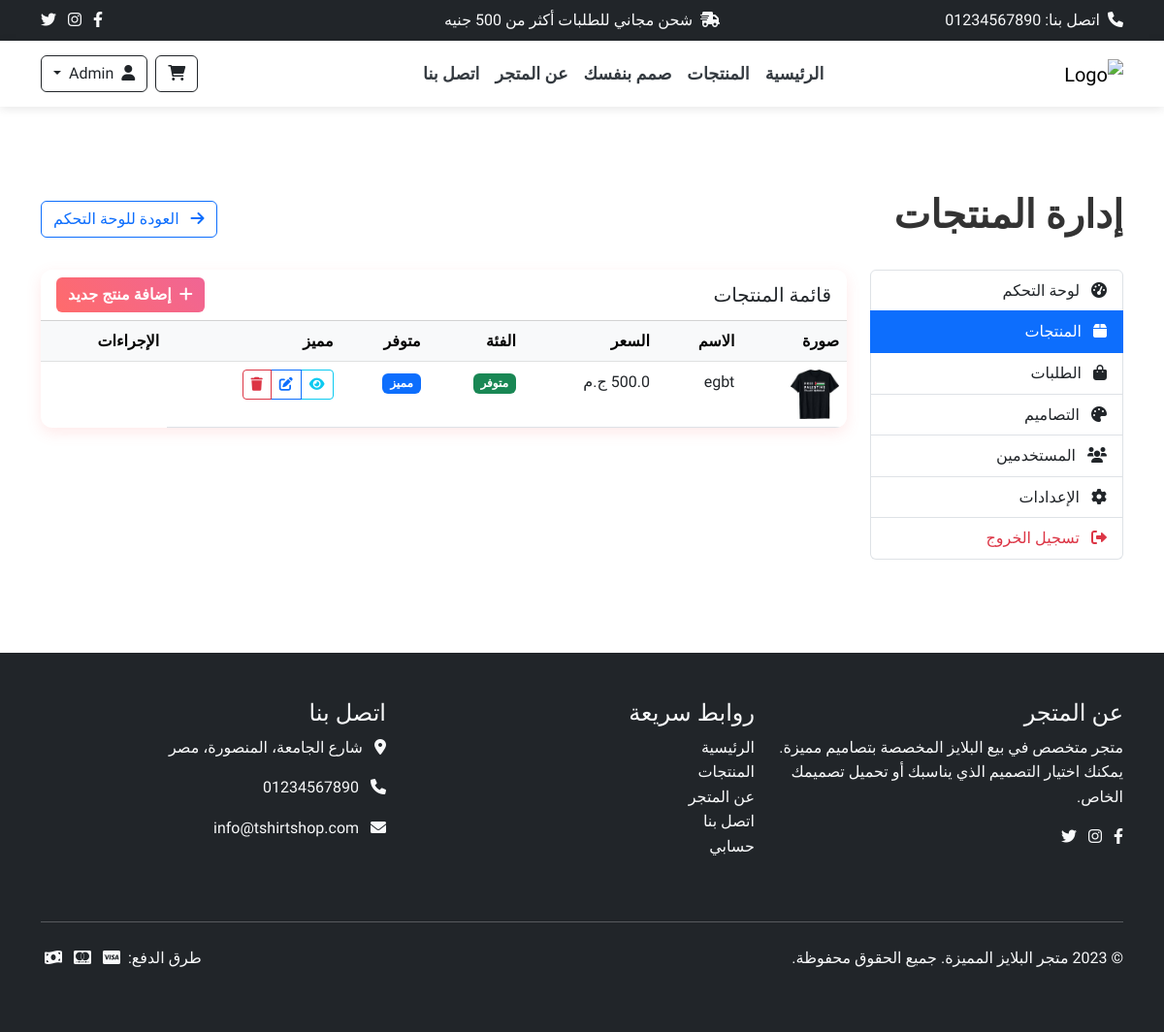
The app's page /admin/products (signed in) with its own data.
### app.py (models this page shows)
class Product(db.Model):
    id = db.Column(db.Integer, primary_key=True)
    name = db.Column(db.String(100), nullable=False)
    description = db.Column(db.Text, nullable=True)
    price = db.Column(db.Float, nullable=False)
    image_path = db.Column(db.String(255), nullable=True)
    sizes = db.Column(db.Text, nullable=False)  # تخزين كقائمة JSON
    colors = db.Column(db.Text, nullable=False)  # تخزين كقائمة JSON
    material = db.Column(db.String(100), nullable=True)
    in_stock = db.Column(db.Boolean, default=True)
    featured = db.Column(db.Boolean, default=False)
    created_at = db.Column(db.DateTime, default=datetime.utcnow)

### app.py (the view)
@app.route('/admin/products')
def admin_products():
    if 'is_admin' not in session or not session['is_admin']:
        return redirect(url_for('index'))
    products = Product.query.all()
    return render_template('admin/products.html', products=products)

### templates/admin/products.html (shortened to what this page needs)
{% extends 'base.html' %}
{% block content %}
<section class="admin-products py-5">
    <div class="container">
        <div class="d-flex justify-content-between align-items-center mb-4">
            <h1 class="fw-bold">إدارة المنتجات</h1>
            <a href="{{ url_for('admin_dashboard') }}" class="btn btn-outline-primary">
                <i class="fas fa-arrow-right me-2"></i> العودة للوحة التحكم
            </a>
        </div>
        <div class="row">
            <div class="col-lg-3 mb-4">
                <div class="list-group">
                    <a href="{{ url_for('admin_dashboard') }}" class="list-group-item list-group-item-action">
                        <i class="fas fa-tachometer-alt me-2"></i> لوحة التحكم
                    </a>
                    <a href="{{ url_for('admin_products') }}" class="list-group-item list-group-item-action active">
                        <i class="fas fa-box me-2"></i> المنتجات
                    </a>
                    <a href="{{ url_for('admin_orders') }}" class="list-group-item list-group-item-action">
                        <i class="fas fa-shopping-bag me-2"></i> الطلبات
                    </a>
                    <a href="{{ url_for('admin_designs') }}" class="list-group-item list-group-item-action">
                        <i class="fas fa-palette me-2"></i> التصاميم
                    </a>
                    <a href="#" class="list-group-item list-group-item-action">
                        <i class="fas fa-users me-2"></i> المستخدمين
                    </a>
                    <a href="#" class="list-group-item list-group-item-action">
                        <i class="fas fa-cog me-2"></i> الإعدادات
                    </a>
                    <a href="{{ url_for('logout') }}" class="list-group-item list-group-item-action text-danger">
                        <i class="fas fa-sign-out-alt me-2"></i> تسجيل الخروج
                    </a>
                </div>
            </div>
            <div class="col-lg-9">
                <div class="card">
                    <div class="card-header bg-white d-flex justify-content-between align-items-center">
                        <h5 class="mb-0">قائمة المنتجات</h5>
                        <a href="{{ url_for('admin_add_product') }}" class="btn btn-primary">
                            <i class="fas fa-plus me-1"></i> إضافة منتج جديد
                        </a>
                    </div>
                    <div class="card-body p-0">
                        {% if products %}
                        <div class="table-responsive">
                            <table class="table table-hover mb-0">
                                <thead class="table-light">
                                    <tr>
                                        <th>صورة</th>
                                        <th>الاسم</th>
                                        <th>السعر</th>
                                        <th>الفئة</th>
                                        <th>متوفر</th>
                                        <th>مميز</th>
                                        <th>الإجراءات</th>
                                    </tr>
                                </thead>
                                <tbody>
                                    {% for product in products %}
                                    <tr>
                                        <td>
                                            <img src="{{ url_for('static', filename=product.image_path or 'images/placeholder.jpg') }}" alt="{{ product.name }}" width="50">
                                        </td>
                                        <td>{{ product.name }}</td>
                                        <td>{{ product.price }} ج.م</td>
                                        <td>
                                            {% if product.in_stock %}
                                            <span class="badge bg-success">متوفر</span>
                                            {% else %}
                                            <span class="badge bg-danger">غير متوفر</span>
                                            {% endif %}
                                        </td>
                                        <td>
                                            {% if product.featured %}
                                            <span class="badge bg-primary">مميز</span>
                                            {% else %}
                                            <span class="badge bg-secondary">عادي</span>
                                            {% endif %}
                                        </td>
                                        <td>
                                            <div class="btn-group">
                                                <a href="{{ url_for('product_detail', product_id=product.id) }}" class="btn btn-sm btn-outline-info" title="عرض">
                                                    <i class="fas fa-eye"></i>
                                                </a>
                                                <a href="{{ url_for('admin_edit_product', product_id=product.id) }}" class="btn btn-sm btn-outline-primary" title="تعديل">
                                                    <i class="fas fa-edit"></i>
                                                </a>
                                                <button type="button" class="btn btn-sm btn-outline-danger"
                                                        data-bs-toggle="modal" data-bs-target="#deleteModal{{ product.id }}" title="حذف">
                                                    <i class="fas fa-trash"></i>
                                                </button>
                                            </div>
                                        </td>
                                    </tr>
                                    {% endfor %}
                                </tbody>
                            </table>
                        </div>
                        {% endif %}
                    </div>
                </div>
            </div>
        </div>
    </div>
</section>
{% endblock %}

### static/css/style.css (style rules this page uses)
:root { --primary-color: #ff6b6b; --primary-dark: #f06595; --secondary-color: #6c757d; --white: #ffffff; --light-gray: #f8f9fa; --dark-gray: #343a40; --success-color: #198754; --danger-color: #dc3545; --warning-color: #ffc107; --info-color: #0dcaf0; }
body { font-family: 'Cairo', 'Tajawal', sans-serif; line-height: 1.6; color: #333; background-color: #fff; }
.card { border: none; box-shadow: 0 5px 15px rgba(255, 107, 107, 0.15); transition: transform 0.3s, box-shadow 0.3s; border-radius: 12px; overflow: hidden; }
.btn-primary { background: linear-gradient(45deg, var(--primary-color), var(--primary-dark)); border: none; font-weight: 700; transition: background 0.3s ease; }

### records on screen
Product: image_path (picture), name "egbt", price "500.0", in_stock "متوفر", featured "مميز"

### other values on screen
{{ session.get('user_name', 'حسابي') }} "Admin"
